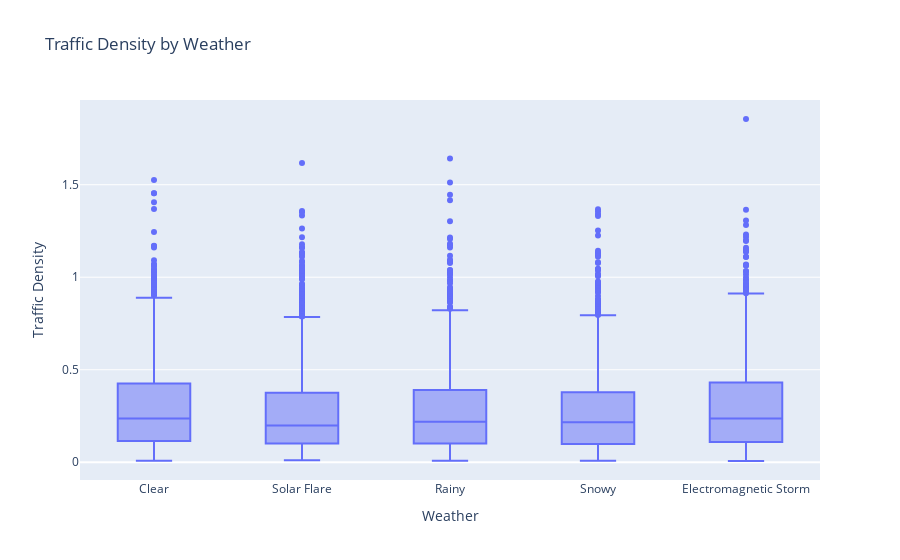

Source (notebook cell):
### Code cell
fig = px.box(df, x="Weather", y="Traffic Density", title="Traffic Density by Weather")
fig.show()

### Figure 1 — Plotly figure (JSON) as saved in the notebook; plotly's stock layout.template omitted (floating-point values rounded to 4 significant figures; data arrays with more than 128 entries replaced by an {"elided": "..."} marker saying what was removed)
{"data": [{"alignmentgroup": "True", "hovertemplate": "Weather=%{x}<br>Traffic Density=%{y}<extra></extra>", "legendgroup": "", "marker": {"color": "#636efa"}, "name": "", "notched": false, "offsetgroup": "", "orientation": "v", "showlegend": false, "type": "box", "x": {"elided": "12000 str values"}, "x0": " ", "xaxis": "x", "y": {"elided": "12000 float values"}, "y0": " ", "yaxis": "y"}], "layout": {"boxmode": "group", "legend": {"tracegroupgap": 0}, "title": {"text": "Traffic Density by Weather"}, "xaxis": {"anchor": "y", "domain": [0, 1], "title": {"text": "Weather"}}, "yaxis": {"anchor": "x", "domain": [0, 1], "title": {"text": "Traffic Density"}}}}
